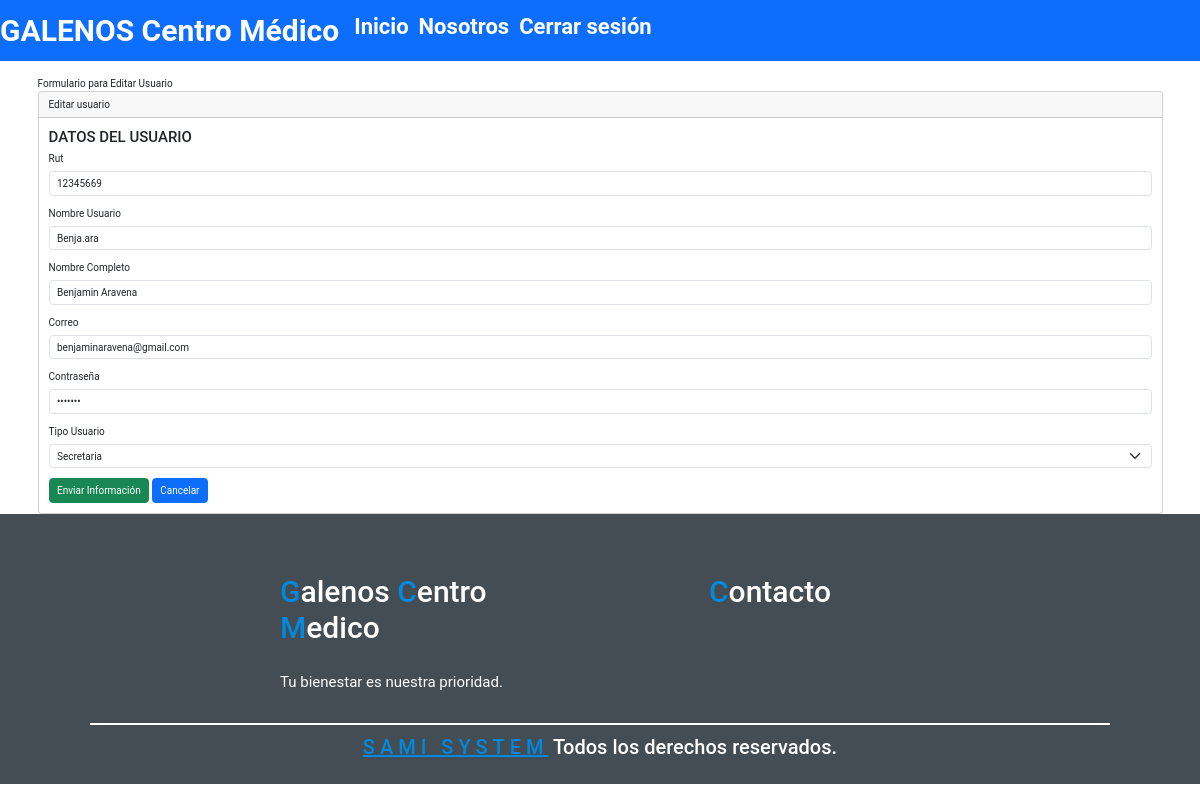
Page /usuarios/editar/1/ on the committed database.
### crud/models.py (models this page shows, shortened)
class Usuario(models.Model):
    code = models.AutoField(primary_key=True, verbose_name="codigo")
    rut = models.CharField(max_length=12)
    nombre_usuario = models.CharField(max_length=20, verbose_name="Nombre Usuario")
    nombre_completo = models.CharField(max_length=50, verbose_name="Nombre Completo")
    correo = models.EmailField(max_length=100, blank=True, null=True)  # Campo de correo
    contrasenna = models.CharField(max_length=20, verbose_name="Contraseña")
    tipo_usuario = models.CharField(max_length=20, choices=TIPO_USUARIO_CHOICES, verbose_name="Tipo Usuario")

### crud/views.py (the view)
# urls.py: path('usuarios/editar/<int:code>/', views.editar, name='editar'),  # Editar usuario específico
def editar(request,code):
    usuario = Usuario.objects.get(code=code)
    formulario = UsuarioForm(request.POST or None, request.FILES or None, instance=usuario)
    if formulario.is_valid() and request.POST:
        formulario.save()
        return redirect('usuarios')
    return render(request, 'usuarios/editar.html',{'formulario': formulario})

### crud/forms.py
class UsuarioForm(forms.ModelForm):
    class Meta:
        model = Usuario
        fields = '__all__'
        widgets = {
            'tipo_usuario': forms.Select(
                choices=TIPO_USUARIO_CHOICES,
                attrs={
                    'class': 'form-select',  # Clase de Bootstrap para el estilo del <select>
                }
            ),
            'rut': forms.TextInput(attrs={'class': 'form-control'}),
            'nombre_usuario': forms.TextInput(attrs={'class': 'form-control'}),
            'nombre_completo': forms.TextInput(attrs={'class': 'form-control'}),
            'correo': forms.EmailInput(attrs={'class': 'form-control'}),
            'contrasenna': forms.PasswordInput(attrs={'class': 'form-control'}),
        }

### crud/templates/usuarios/editar.html (shortened to what this page needs)
{% extends "base.html" %}
    {% block contenido %}
     Formulario para Editar Usuario
     <div class="card">
        <div class="card-header">
            Editar usuario
        </div>
        <div class="card-body">
            <h4 class="card-title">DATOS DEL USUARIO</h4>
            {% include 'usuarios/form.html' %}
        </div>
     </div>
    {% endblock %}

### crud/templates/usuarios/form.html (shortened to what this page needs)
<form enctype="multipart/form-data" method="post">
    {% for campo in formulario %}
        <div class="mb-3">
            <label for="{{ campo.id_for_label }}" class="form-label">{{ campo.label }}</label>
            {% if campo.field.widget.input_type == 'select' %}
                {{ campo }}
            {% else %}
                <input type="{{ campo.field.widget.input_type }}"
                    class="form-control"
                    name="{{ campo.name }}"
                    id="{{ campo.id_for_label }}"
                    aria-describedby="helpId"
                    placeholder="{{ campo.label }}"
                    value="{{ campo.value|default:'' }}"/>
            {% endif %}
        </div>
    {% endfor %}
    <input class="btn btn-success" type="submit" value="Enviar Información"/>
    <a class="btn btn-primary" href="{% url 'usuarios' %}" role="button">Cancelar</a>
</form>

### crud/static/core/css/style.css (style rules this page uses)
:root { --blue:#0188df; --black:#444d53; --wight:#fff; }
* { font-family: "Roboto", sans-serif; margin: 0; padding: 0; text-decoration: none; outline: none; box-sizing: border-box; transition: all linear .2s; }
html { font-size: 62.5%; overflow-x: hidden; }

### rows in the picture
Usuario: rut "12345669" "Benja.ara" "Benjamin Aravena" "benjaminaravena@gmail.com", formulario "Secretaria"

### other values in the picture
{{ campo.label }} "Rut" "Nombre Usuario" "Nombre Completo" "Correo" "Contraseña" "Tipo Usuario"
